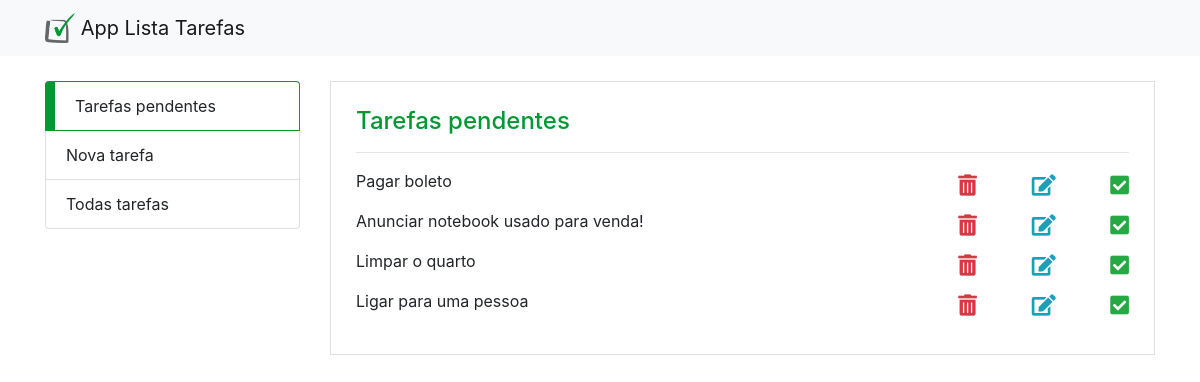
The page /htdocs/app_lista_tarefas_public/index.php on the database its author committed.
### tables this page shows
CREATE TABLE `tb_tarefas` (
  `id` int(11) NOT NULL,
  `id_status` int(11) NOT NULL DEFAULT 1,
  `tarefa` text NOT NULL,
  `data_cadastrado` datetime NOT NULL DEFAULT current_timestamp()
);

### app_lista_tarefas/tarefa_controller.php (called while the page is built, shortened)
<?php
	require "../../app_lista_tarefas/tarefa.model.php";
	require "../../app_lista_tarefas/tarefa.service.php";
	require "../../app_lista_tarefas/conexao.php";
	$acao = isset($_GET['acao']) ? $_GET['acao'] : $acao;
	if($acao == 'inserir' ) {
		$tarefa = new Tarefa();
		$tarefa->__set('tarefa', $_POST['tarefa']);
		$conexao = new Conexao();
		$tarefaService = new TarefaService($conexao, $tarefa);
		$tarefaService->inserir();
		header('Location: nova_tarefa.php?inclusao=1');
	} else if($acao == 'recuperar') {
		$tarefa = new Tarefa();
		$conexao = new Conexao();
		$tarefaService = new TarefaService($conexao, $tarefa);
		$tarefas = $tarefaService->recuperar();
	} else if($acao == 'recuperarTarefasPendentes') {
		$tarefa = new Tarefa();
		$tarefa->__set('id_status', 1);
		$conexao = new Conexao();
		$tarefaService = new TarefaService($conexao, $tarefa);
		$tarefas = $tarefaService->recuperarTarefasPendentes();
	}
?>

### app_lista_tarefas/conexao.php (called while the page is built)
<?php
class Conexao {
	private $host = 'localhost';
	private $dbname = 'php_com_pdo';
	private $user = 'root';
	private $pass = '';
	public function conectar() {
		try {
			$conexao = new PDO(
				"mysql:host=$this->host;dbname=$this->dbname",
				"$this->user",
				"$this->pass"
			);
			return $conexao;
		} catch (PDOException $e) {
			echo '<p>'.$e->getMessege().'</p>';
		}
	}
}
?>

### app_lista_tarefas/tarefa.service.php (called while the page is built, shortened)
<?php
class TarefaService {
	private $conexao;
	private $tarefa;
	public function __construct(Conexao $conexao, Tarefa $tarefa) {
		$this->conexao = $conexao->conectar();
		$this->tarefa = $tarefa;
	}
	public function recuperarTarefasPendentes() {
		$query = '
			select
				t.id, s.status, t.tarefa
			from
				tb_tarefas as t
				left join tb_status as s on (t.id_status = s.id)
			where
				t.id_status = :id_status
		';
		$stmt = $this->conexao->prepare($query);
		$stmt->bindValue(':id_status', $this->tarefa->__get('id_status'));
		$stmt->execute();
		return $stmt->fetchAll(PDO::FETCH_OBJ);
	}
}
?>

### app_lista_tarefas/tarefa.model.php (called while the page is built, shortened)
<?php
class Tarefa {
	public function __get($atributo) {
		return $this->$atributo;
	}
}
?>

### htdocs/app_lista_tarefas_public/tarefa_controller.php (called while the page is built)
<?php
	require_once '../../app_lista_tarefas/tarefa_controller.php';
?>

### htdocs/app_lista_tarefas_public/index.php (the view, shortened to what this page needs)
<?php
	require 'tarefa_controller.php';
?>
<html>
	<head>
		<link rel="stylesheet" href="css/estilo.css">
		<link rel="stylesheet" href="https://stackpath.bootstrapcdn.com/bootstrap/4.1.3/css/bootstrap.min.css">
		<link rel="stylesheet" href="https://use.fontawesome.com/releases/v5.3.1/css/all.css">
	</head>
	<body>
		<nav class="navbar navbar-light bg-light">
			<div class="container">
				<a class="navbar-brand" href="#">
					<img src="img/logo.png" width="30" height="30" class="d-inline-block align-top" alt="">
					App Lista Tarefas
				</a>
			</div>
		</nav>
		<div class="container app">
			<div class="row">
				<div class="col-md-3 menu">
					<ul class="list-group">
						<li class="list-group-item active"><a href="#">Tarefas pendentes</a></li>
						<li class="list-group-item"><a href="nova_tarefa.php">Nova tarefa</a></li>
						<li class="list-group-item"><a href="todas_tarefas.php">Todas tarefas</a></li>
					</ul>
				</div>
				<div class="col-md-9">
					<div class="container pagina">
						<div class="row">
							<div class="col">
								<h4>Tarefas pendentes</h4>
								<hr />
								<?php foreach($tarefas as $indice => $tarefa) { ?>
									<div class="row mb-3 d-flex align-items-center tarefa">
										<div class="col-sm-9" id="tarefa_<?= $tarefa->id ?>">
											<?= $tarefa->tarefa ?>
										</div>
										<div class="col-sm-3 mt-2 d-flex justify-content-between">
											<i class="fas fa-trash-alt fa-lg text-danger" onclick="remover(<?= $tarefa->id ?>)"></i>
											<i class="fas fa-edit fa-lg text-info" onclick="editar(<?= $tarefa->id ?>, '<?= $tarefa->tarefa ?>')"></i>
											<i class="fas fa-check-square fa-lg text-success" onclick="marcarRealizada(<?= $tarefa->id ?>)"></i>
										</div>
									</div>
								<?php } ?>
							</div>
						</div>
					</div>
				</div>
			</div>
		</div>
	</body>
</html>

### htdocs/app_lista_tarefas_public/css/estilo.css (style rules this page uses)
.menu { margin-bottom: 25px; }
.app { margin-top: 25px; }
.pagina { border:solid 1px #DFDFDF; padding:25px !important; }
li.list-group-item.active { background-color: #fff; border-color: #009933; border-left:solid 10px #009933; }
li a { color: #212529; }
h4 { color: #009933 !important; }

### rows shown on the page
tb_tarefas: tarefa "Pagar boleto"
tb_tarefas: tarefa "Anunciar notebook usado para venda!"
tb_tarefas: tarefa "Limpar o quarto"
tb_tarefas: tarefa "Ligar para uma pessoa"
